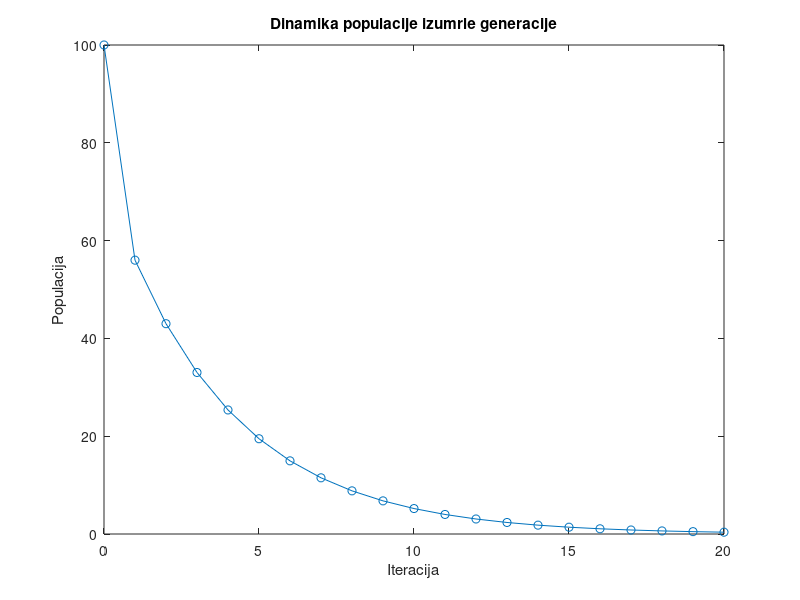

Source code (MATLAB):

format long

gama = 2;     % broj semena koje proizvede biljka
delta = 0.8;  % procenat semenja koji prezivi zimu od proizvedenih

% naredna dva parametra cemo da stelujemo
alpha = 0.5;    % procenat proklijalih semenja u 1. sezoni od prezivelih(gama*delta)
beta = 0.2;     % procenat dvogodisnjeg semenja koje je proklijalo u 2. sezoni 

izumrla_vrsta = false; % bool vrednost koja ce nam pokazati da li je vrsta izumrla

n_preth = 0;
n = 100;
n_pocetno=n;

while ~izumrla_vrsta && alpha >= 0 
    for i = 1:20
        n = n * (alpha * gama * delta) + n_preth * (beta * (gama * delta - alpha * gama * delta) );

        if i==1
            prirastaj=n-n_pocetno
            %koef = n / n_pocetno;
        else
            prirastaj = n - n_preth;
            %koef = n / n_preth;

        end        
        n_preth = n;
        disp(['Iteracija broj ', num2str(i), ' n=', num2str(n), ' prirastaj=', num2str(prirastaj)]);
        %disp(['koeficijent uvecanja/umanjenja ', num2str(koef)]);
        %disp([' '])
        
        if n <= 0.5
            izumrla_vrsta = true; 
            break; % Izlazak iz unutrasnje petlje ako je vrsta izumrla
        end
    
    end

    if izumrla_vrsta
        disp('Vrsta je izumrla sa alpha = ');
        disp(alpha);
        disp('i beta = ');
        disp(beta);
        break; % Izlazak iz spoljne petlje ako je vrsta izumrla
    end

    % Smanjivanje alpha i resetovanje n i n_preth za sledeću iteraciju
    alpha = alpha - 0.05;
    n = 100;
    n_preth = 0;
    disp([' ']);
end

if ~izumrla_vrsta
    disp('Vrsta nije izumrla za trenutno podešene vrednosti parametara.');
end


%%%%%%%%%%%%%%%%%%%%%%%%%%%%%%%%%% prikaz trazene generacije

if izumrla_vrsta
    n_preth = 0;
    n = 100;
    % Kreiranje tabele sa podacima o populaciji
    data = zeros(21, 2);
    data(1,:) = [1,n];
    for i = 2:21
        n = n * (alpha * gama * delta) + n_preth * (beta * (gama * delta - alpha * gama * delta) );

        n_preth = n;

        % Dodavanje podataka u matricu
        data(i, :) = [i, n];
        
    end


    % Plotovanje grafikona populacije
    figure;
    plot(data(:, 1)-1, data(:, 2), '-o');
    title('Dinamika populacije izumrle generacije');
    xlabel('Iteracija');
    ylabel('Populacija');
end



